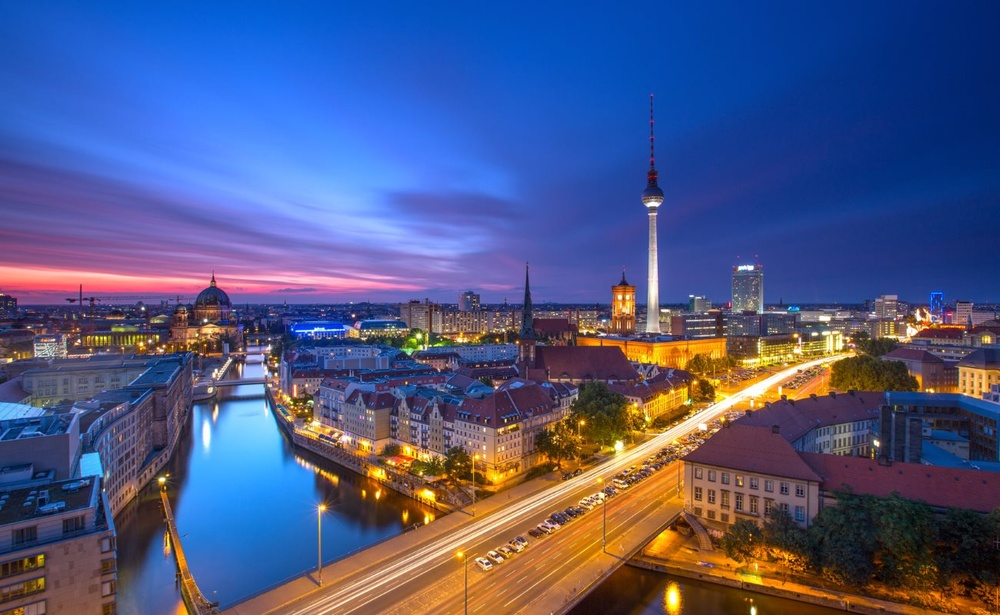
#> input picture DEDA_StatisticsFinance/berlin_view.jpg, 1000 x 615 px, shrunk from 1300 x 800 before the run
$ python StatisticsFinanceUnit5.py
#> lines starting #> are read from the running program, lines starting #| are printed output that depends on the picture
"""
DEDA Unit 5
Basic Statistics and Visualisation in Python
Authors: Junjie Hu and Isabell Fetzer, 20220924 WKH, updated by Theodor Ginavar 20250827
"""

"""
Interactive Graphs
"""
"""
Plotly enables Python users to create beautiful interactive visualisations.
"""

"""
Sliding candlesticks
"""

#to install modules or packages use !pip install "x" or %pip install "x" or pip install "x" in terminal
from datetime import datetime, timedelta
import pandas as pd
import numpy as np
import plotly.graph_objects as go
import plotly.offline as py
import os

CURRENCY = 'EUR'

file_name = 'BTC_DEDA_5.csv'

btc_data = pd.read_csv(file_name, sep=';')
#> (reads DEDA_StatisticsFinance/BTC_DEDA_5.csv from the repository)

# Flatten multi-index columns if present (though CSV shouldn't have multi-index)
if isinstance(btc_data.columns, pd.MultiIndex):
    btc_data.columns = btc_data.columns.get_level_values(0)

# Create candlestick chart
fig = go.Figure(data=[
    go.Candlestick(
        x=btc_data.index,
        close=btc_data['Close'],
        high=btc_data['High'],
        low=btc_data['Low'],
        open=btc_data['Open']
    )
])

fig.update_yaxes(tickprefix=CURRENCY)
fig.show()


"""
Generating numbers in numpy array
"""

# Giving the seed of random number generator
np.random.seed(1)
# Generate a 20*20 matrix with uniformly distributed random integers between 0 to 50
A = np.random.randint(low=0, high=50, size=(20, 20))
print(A)

"""
Matrix Operations
"""
"""
NumPy allows for many matrix operations.The inalg.inv() computes the (multiplicative) inverse of a matrix. The dot() method returns the dot product of two arrays. Identity() returns the identity array and eye() returns a  two-dimensional  array with ones on the diagonal and zeros elsewhere.
"""
# Note: A here is the random matrix from above
A_inv = np.linalg.inv(A) # Inverse matrix
print(A_inv)
dot_result = np.dot(A, A_inv) # Matrix multiplication operation
print(dot_result)
idn_matrix = np.identity(20) # Generate a 20*20 identity matrix
print(idn_matrix)
# Using .allclose() function to evaluate two matrices are equal within tolerance
np.allclose(dot_result, np.eye(20))  # True


"""
Eigenvalues
"""
"""
The transpose() function from Numpy can be used to calculate the transpose of a matrix. The linalg.eig() method computes the eigenvalues of a squared array while diag() extracts a diagonal or construct a diagonal array.
"""
A = [[3, 1],[1, 1]] # [[3, 1],[1, 1]] would create a 2x2 matrix
A_eig = np.linalg.eig(A)
# Now the Jordan decomposition A = Gamma*Lambda*Gamma^T
E_val = A_eig[0]
Gamma = A_eig[1]
Lambda = np.diag(E_val)
# Check the result, you might get something within numerical eps
AA = np.dot( np.dot(Gamma, Lambda), np.transpose(Gamma) )
print( np.allclose(AA, A) )  # True
# Calculation of the square root of A
Lambda12 = np.sqrt(Lambda)
A12 = np.dot( np.dot(Gamma, Lambda12), np.transpose(Gamma) )


"""
Fourier Transformation
"""
from PIL import Image
from numpy.fft import fft,ifft
import numpy as np
# Open the image by using Python Imaging Library(PIL)
image_before=Image.open('berlin_view.jpg')
#> image_before is the input picture: PIL image 1000x615 RGB; mean R, G, B 78.3, 87.3, 131.3
# Decoding and encoding image to float number
image_int=np.fromstring(image_before.tobytes(), dtype=np.int8)
# Processing Fourier transform
fft_transformed=fft(image_int)
# Filter the lower frequency, i.e. employ a high pass
fft_transformed=np.where(np.absolute(fft_transformed) < 9e4,0,fft_transformed)
# Inverse Fourier transform
fft_transformed=ifft(fft_transformed)
# Keep the real part
fft_transformed=np.int8(np.real(fft_transformed))
# Output the image
image_output=Image.frombytes(image_before.mode, image_before.size, fft_transformed)
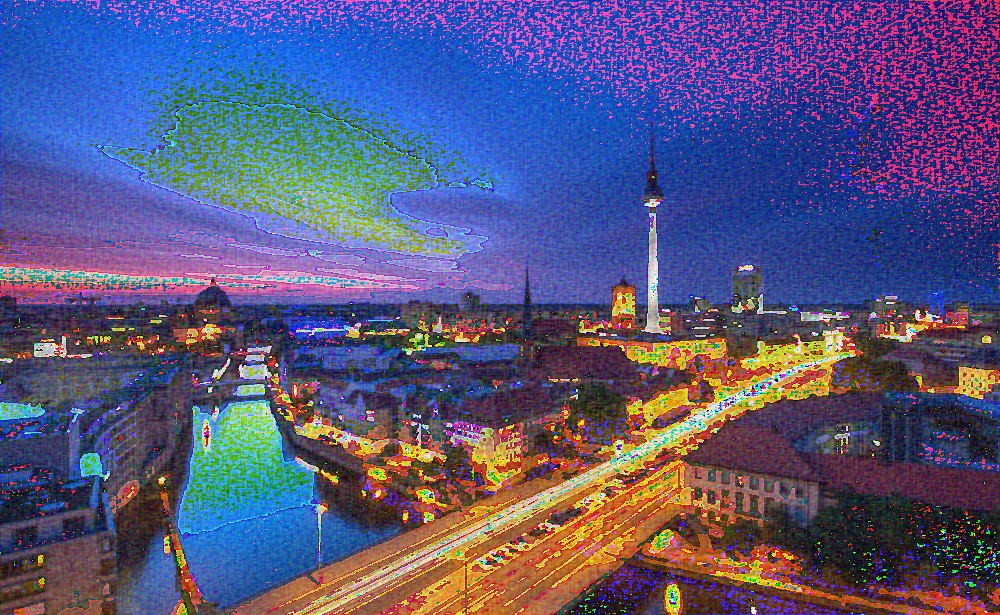
#> image_output: PIL image 1000x615 RGB; mean R, G, B 88.3, 85.9, 124.5
image_output.show()


"""
Normal Distribution
"""
"""
To create an inert active plot for the probability and cumulative density function of the normal distribution we use the Plotly package.
"""
import numpy as np
import matplotlib.pyplot as plt
import scipy.stats as stats
import plotly.express as px
from ipywidgets import interact, interactive, fixed, interact_manual
# Set up figure size of plot
plt.rcParams['figure.figsize'] = (10,8) # length and width
plt.rcParams['figure.dpi'] = 120 # general box size


"""
We define the general environment of our plot: size, colour and style.
"""
# Plot the cdf and pdf in one figure
def f(mu,sigma, colour):
  fig = plt.figure(figsize=(10, 8))
  fig.subplots_adjust( hspace = 0.3)
  fig.patch.set_facecolor('#eeefef')
  plt.style.use('classic')

  # upper plot: pdf
  plt.subplot(2, 1, 1)  # (rows, columns, which one)
  x_axis = np.linspace(mu - 3*sigma, mu + 3*sigma, 1000)
  plt.plot(x_axis, stats.norm.pdf(x_axis, mu, sigma), c= colour, linewidth= 2)
  plt.xlabel('X')
  plt.ylabel('pdf')
  plt.ylim(0,1)
  plt.xlim(-10,10)
  plt.title(f'Probability Density Function pdf for $\mu= {mu}$ and $\sigma= {round(sigma,2)}$', fontweight="bold")
  # lower plot: cdf
  plt.subplot(2, 1, 2)
  plt.plot(x_axis, stats.norm.cdf(x_axis, mu, sigma), c= colour, linewidth= 2)
  plt.xlabel('X')
  plt.ylabel('cdf')
  plt.ylim(0,1)
  plt.xlim(-10,10)
  plt.title(f'Cumulative Density Function cdf for $\mu= {mu}$ and $\sigma= {round(sigma,2)}$', fontweight="bold")

colours = ['red', 'green', 'blue']
interact(f, mu=(-10, 10,1), sigma=(0.5, 5, 0.5), colour = colours)
#> the sliders are set to mu = 0, sigma = 2.75, colour = red
plt.savefig("filename.png", transparent=True)
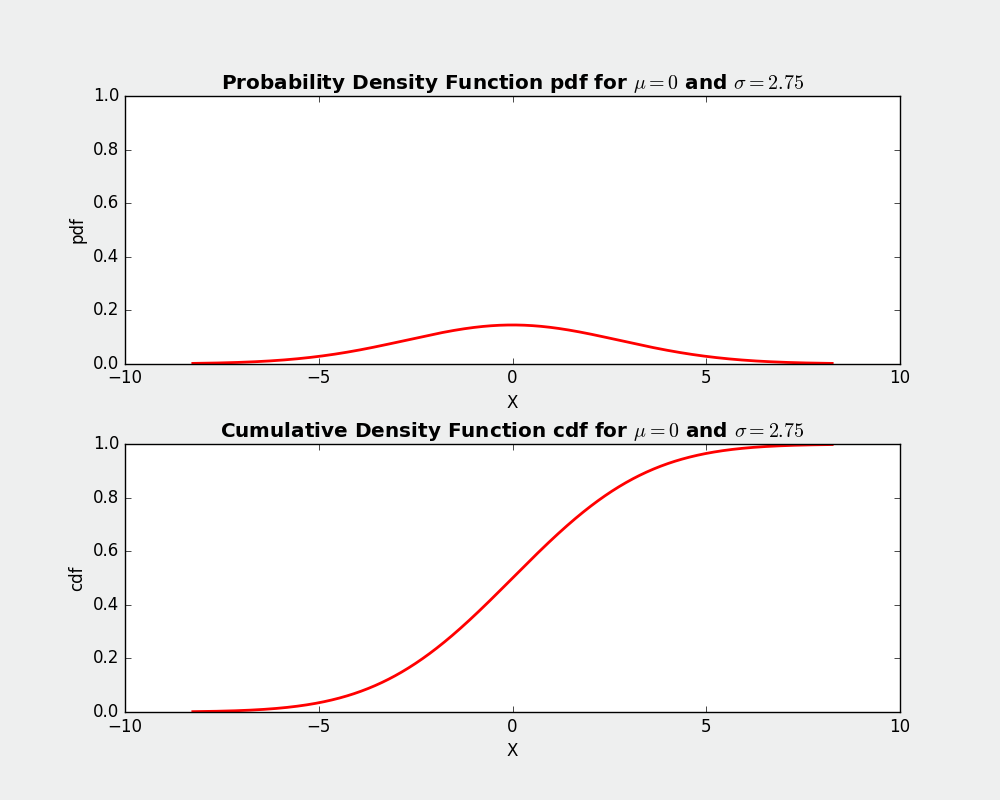
#> figure drawn by matplotlib, 2 panels; panel 1: curve peaks at x = -0.00826, y = 0.145; panel 2: curve peaks at x = 8.25, y = 0.999


"""
Kernel Density Estimation
"""

import numpy as np
import matplotlib.pyplot as plt
from scipy.stats import norm
from sklearn.neighbors import KernelDensity
# Code reference: http://scikit-learn.org/stable/auto_examples/neighbors/plot_kde_1d.html
# Set up figure size of plot
plt.rcParams['figure.figsize'] = (10,8) # length and width
plt.rcParams['figure.dpi'] = 120 # general box size
N = 200
np.random.seed(1)
# Create 2 normal distributed data set
norm_data_1 = np.random.normal(0, 1, int(0.3 * N))
norm_data_2 = np.random.normal(5, 1, int(0.7 * N))
norm_data = np.concatenate((norm_data_1, norm_data_2))
# Create x axis range
X_plot = np.linspace(-5, 10, 1000)
# Create linear combination of 2 normal distributed random variable
norm_linear = (0.3 * norm(0, 1).pdf(X_plot) + 0.7 * norm(5, 1).pdf(X_plot))
fig, ax = plt.subplots()
# Plot the real distribution
ax.fill(X_plot, norm_linear, fc='black', alpha=0.2, label='Linear combination')
# Use 3 different kernels to estimate
for kernel in ['gaussian', 'tophat', 'epanechnikov']:
    # Initial an object to use kernel function to fit data, bandwidth will    affect the result
    kde = KernelDensity(kernel=kernel, bandwidth=0.5).fit(norm_data.reshape(-1, 1))
    # Evaluate the density model on the data
    log_dens = kde.score_samples(X_plot.reshape(-1, 1))
    ax.plot(X_plot, np.exp(log_dens), '-', label="kernel = '{0}'".format(kernel))
# Add text on the plot, position argument can be arbitrary
ax.text(6, 0.38, "N={0} points".format(N))
# Add a legend to the left outside of the plot
ax.legend(loc='upper left', bbox_to_anchor = (1,0.5))
# Plot the random points, squeeze them into narrow space
ax.plot(norm_data, -0.005 - 0.01 * np.random.random(norm_data.shape[0]), '+k')
# Set x-axis y-axis limit to adjust the figure
ax.set_xlim(-4, 9)
ax.set_ylim(-0.03, 0.4)
fig.savefig('kernel_estimation.png', dpi=300, transparent = True, bbox_inches='tight')
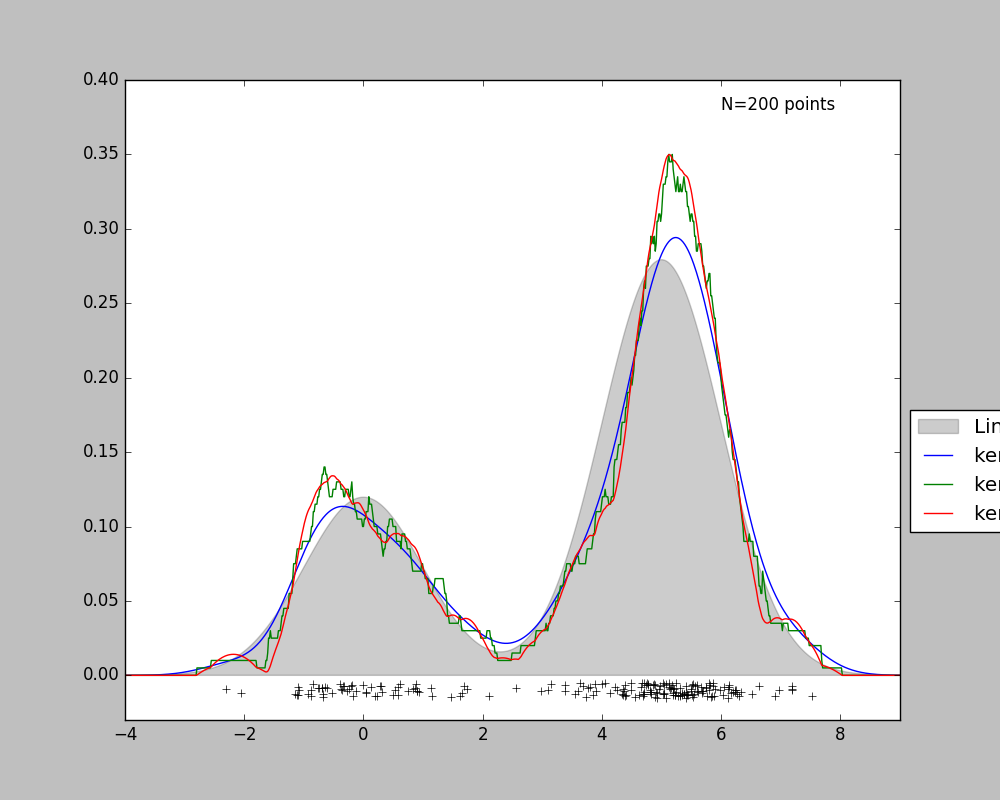
#> figure drawn by matplotlib, 1 panel; curve peaks at x = 5.24, y = 0.294; curve peaks at x = 5.12, y = 0.35; curve peaks at x = 5.14, y = 0.35
plt.show()


"""
Box-Muller Method on 2-dim normal distribution
"""
"""
Using the Box-Muller Method to generate 2-dim normally distributed variables.
"""
import numpy as np
import matplotlib.pyplot as plt
np.random.seed(100)
# For mu = (0,0), covariance matrix Sigma = identity matrix
n = 500  # Number of random numbers
msize = 0.1  # determines the size of the plotted points
# a good size might be msize=5 for n=500 pts and msize=0.1 for n>50K
x = -np.log( np.random.uniform(low=0, high=1, size=n )) # creates an Exp(1) rv’s
a = np.sqrt( 2*x )
phi = np.random.uniform(low=0, high=2 * np.pi, size=n)
# Change to cartesian coordinates
x = a * np.cos(phi)
y = a * np.sin(phi)
plt.figure(figsize=(7, 7))
plt.plot(x, y,'.r', markersize=msize)
plt.savefig('2dimnormal.png', dpi = 300, transparent = True)
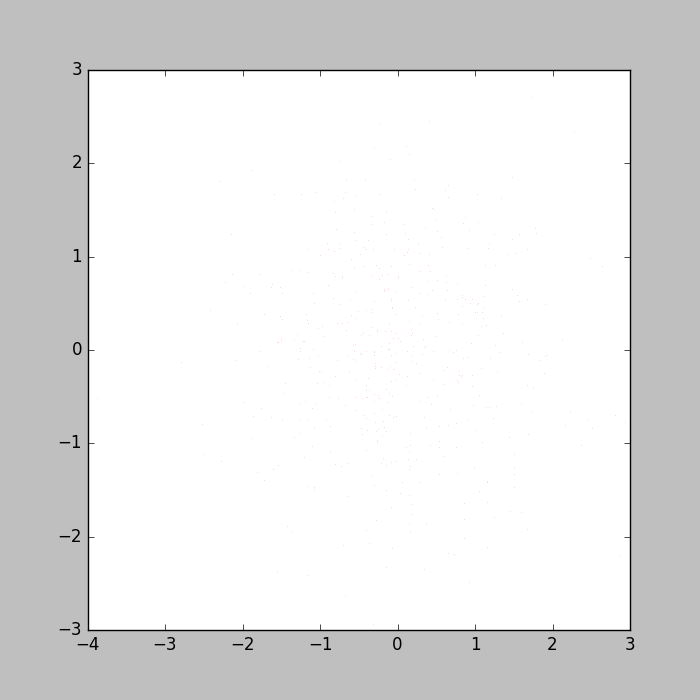
#> figure drawn by matplotlib, 1 panel


"""
For covariance matrix Sigma = A: Y = X/sqrt(Sigma) ~ N(0,I) => Y*sqrt(Sigma)
"""
# Calculate sqrt(A) with Jordan decomposition
A = [[3, 1], [1, 1]]
A_eig = np.linalg.eig(A)
E_val = A_eig[0]
Gamma = A_eig[1]
Lambda = np.diag(E_val)
np.sqrt(Lambda)
Lambda12 = np.sqrt(Lambda)
A12 = np.dot(np.dot(Gamma, Lambda12), np.transpose(Gamma))
# Solve with matrix multiplication
c = [x, y]
tfxy = np.dot(A12, c)
plt.figure(2, figsize=(6, 4))
plt.plot(tfxy[0], tfxy[1], 'ro', markersize=msize)
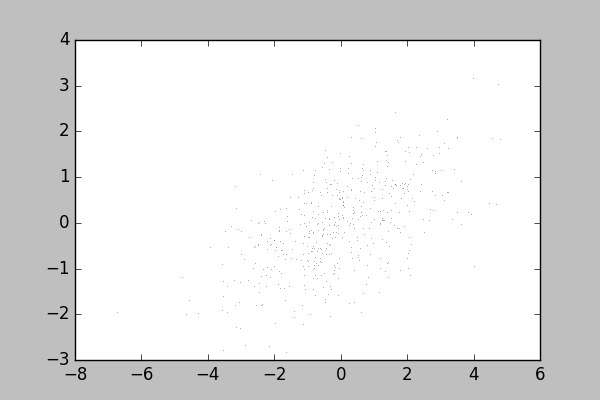
#> figure drawn by matplotlib, 1 panel
